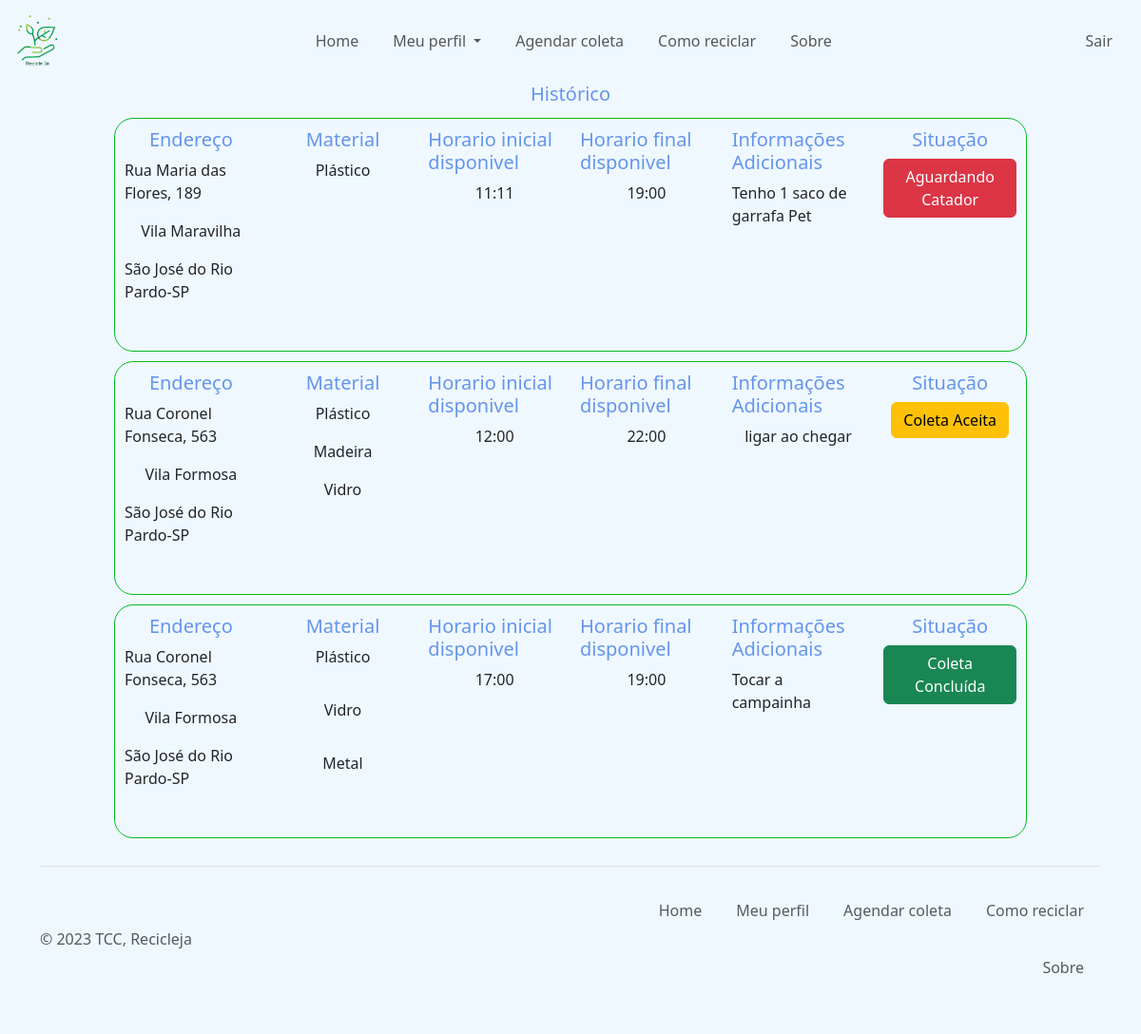
The page /tcc-usuario/historico.php (signed in) on the database its author committed.
### tables this page shows
CREATE TABLE IF NOT EXISTS `coleta` (
  `id_coleta` int NOT NULL AUTO_INCREMENT,
  `data_cadastro` date NOT NULL,
  `data_coleta` date DEFAULT NULL,
  `status` int DEFAULT '1',
  `id_cliente` int NOT NULL,
  `info_adicionais` varchar(500) NOT NULL,
  `hr_disp_inicial` varchar(30) NOT NULL,
  `id_catador` int DEFAULT NULL,
  `hr_disp_final` varchar(30) NOT NULL,
  `plastico` varchar(55) NOT NULL,
  `vidro` varchar(55) NOT NULL,
  `madeira` varchar(55) NOT NULL,
  `metal` varchar(55) NOT NULL,
  `papel` varchar(55) NOT NULL,
  `papelao` varchar(55) NOT NULL,
  `rua` varchar(55) NOT NULL,
  `numero` varchar(100) NOT NULL,
  `bairro` varchar(55) NOT NULL,
  `cidade` varchar(55) NOT NULL,
  `estado` varchar(55) NOT NULL,
  `referencia` varchar(55) NOT NULL,
  `nome` varchar(55) NOT NULL,
  `telefone` varchar(55) NOT NULL,
  PRIMARY KEY (`id_coleta`),
  KEY `fk_cliente_coleta` (`id_cliente`)
);

### conexao/conexao.php (called while the page is built)
<?php
class Conexao
{
    public static $instance;
    public static function getConexao()
    {
        if (!isset(self::$instance)) {
            self::$instance = new PDO('mysql:host=localhost;dbname=reciclagem', 'root', '', array(PDO::MYSQL_ATTR_INIT_COMMAND => "SET NAMES utf8"));
            self::$instance->setAttribute(PDO::ATTR_ERRMODE, PDO::ERRMODE_EXCEPTION);
            self::$instance->setAttribute(PDO::ATTR_ORACLE_NULLS, PDO::NULL_EMPTY_STRING);
        }
        return self::$instance;
    }
}

### dao/ColetaDAO.php (called while the page is built, shortened)
<?php
    Class ColetaDao{
        public function read(){
            try{
                $sql = "SELECT * FROM coleta  order by status asc";
                $result = Conexao::getConexao()->query($sql);
                $lista = $result->fetchALL(PDO::FETCH_ASSOC);
                $f_lista = array();
                foreach($lista as $l){
                    $f_lista[] = $this->listaColeta($l);
                }
                return $f_lista;
            }
            catch(Exception $e){
                print "Ocorreu um erro ao buscar todos os clientes <br>". $e ."<br>";
            }
        }
        private function listaColeta($row){
            $coleta = new Coleta();
            $coleta->setId_coleta($row['id_coleta']);
            $coleta->setData_cadastro($row['data_cadastro']);
            $coleta->setData_coleta($row['data_coleta']);
            $coleta->setStatus($row['status']);
            $coleta->setId_cliente($row['id_cliente']);
            $coleta->setInfo_adicionais($row['info_adicionais']);
            $coleta->setHr_disp_inicial($row['hr_disp_inicial']);
            $coleta->setHr_disp_final($row['hr_disp_final']);
            $coleta->setId_catador($row['id_catador']);
            $coleta->setPlastico($row['plastico']);
            $coleta->setPapel($row['papel']);
            $coleta->setPapelao($row['papelao']);
            $coleta->setMadeira($row['madeira']);
            $coleta->setVidro($row['vidro']);
            $coleta->setMetal($row['metal']);
            $coleta->setRua($row['rua']);
            $coleta->setNumero($row['numero']);
            $coleta->setBairro($row['bairro']);
            $coleta->setCidade($row['cidade']);
            $coleta->setEstado($row['estado']);
            $coleta->setReferencia($row['referencia']);
            $coleta->setNome($row['nome']);
            $coleta->setTelefone($row['telefone']);
            return $coleta;
        }
    }
?>

### model/Coleta.php (called while the page is built, shortened)
<?php
    class Coleta{
        private $status;
        private $info_adicionais;
        private $hr_disp_inicial;
        private $hr_disp_final;
        private $plastico;
        private $vidro;
        private $madeira;
        private $metal;
        private $rua;
        private $numero;
        private $bairro;
        private $cidade;
        private $estado;
        function getStatus(){
            return $this->status;
        }
        function getInfo_adicionais(){
            return $this->info_adicionais;
        }
        function getHr_disp_inicial(){
            return $this->hr_disp_inicial;
        }
        function getHr_disp_final(){
            return $this->hr_disp_final;
        }
        function getPlastico(){
            return $this->plastico;
        }
        function getVidro(){
            return $this->vidro;
        }
        function getMadeira(){
            return $this->madeira;
        }
        function getMetal(){
            return $this->metal;
        }
        function getRua(){
            return $this->rua;
        }
        function getNumero(){
            return $this->numero;
        }
        function getBairro(){
            return $this->bairro;
        }
        function getCidade(){
            return $this->cidade;
        }
        function getEstado(){
            return $this->estado;
        }
        function setStatus($status){
            $this->status = $status;
        }
        function setInfo_adicionais($info_adicionais){
            $this->info_adicionais = $info_adicionais;
        }
        function setHr_disp_inicial($hr_disp_inicial){
            $this->hr_disp_inicial = $hr_disp_inicial;
        }
        function setHr_disp_final($hr_disp_final){
            $this->hr_disp_final = $hr_disp_final;
        }
        function setPlastico($plastico){
            $this->plastico = $plastico;
        }
        function setVidro($vidro){
            $this->vidro = $vidro;
        }
        function setMadeira($madeira){
            $this->madeira = $madeira;
        }
        function setMetal($metal){
            $this->metal = $metal;
        }
        function setRua($rua){
            $this->rua = $rua;
        }
        function setNumero($numero){
            $this->numero = $numero;
        }
        function setBairro($bairro){
            $this->bairro = $bairro;
        }
        function setCidade($cidade){
            $this->cidade = $cidade;
        }
        function setEstado($estado){
            $this->estado = $estado;
        }
    }
?>

### tcc-usuario/historico.php (the view, shortened to what this page needs)
<?php
    include_once "../conexao/Conexao.php";
    include_once "../dao/ColetaDAO.php";
    include_once "../model/Coleta.php";
    $coletadao = new ColetaDao();
?>
<!DOCTYPE html>
<html lang="pt-br">
<head>
    <title>Histórico</title><link href="https://cdn.jsdelivr.net/npm/bootstrap@5.3.0/dist/css/bootstrap.min.css" rel="stylesheet">
    <link rel="stylesheet" href="../src/css/style.css">
  </head>
  <body class="corbody">
  <header>
    <div class="container-fluid cor-nav">
  <nav class="navbar navbar-expand-lg cor-nav">
      <a class="navbar-brand" href="../tcc-usuario/index.php">
        <img src="../src/imagens/logoatt.png" width="55px">
      </a>
      <div class="collapse navbar-collapse" id="navbarTogglerDemo02">
        <div class="d-flex mx-auto flex-column flex-lg-row align-items-center">
          <ul class="navbar-nav ">
            <li class="nav-item active">
              <a class="nav-link" href="../tcc-usuario/index.php">Home</a>
            </li>
            <li class="nav-item dropdown">
              <a class="nav-link dropdown-toggle" href="#" role="button" data-bs-toggle="dropdown" aria-expanded="false">
                Meu perfil
              </a>
            </li>
            <li class="nav-item">
              <a class="nav-link" href="../tcc-usuario/agendarcoleta.php">Agendar coleta</a>
            </li>
            <li class="nav-item">
              <a class="nav-link" href="../tcc-usuario/comoreciclar.php">Como reciclar</a>
            </li>
            <li class="nav-item">
              <a class="nav-link" href="../tcc-usuario/sobre.php">Sobre</a>
            </li>
          </ul>
        </div>
        <div class="d-flex flex-column flex-lg-row align-items-center">
            <ul class="navbar-nav  ">
              <li class="nav-item">
                <a class="nav-link" href="../sair.php">Sair</a>
              </li>
            </ul>
        </div>
      </div>
  </nav>
  </div>
</header>
<main>
  <h2>Histórico</h2>
  <?php foreach ($coletadao->read() as $coleta) : ?>
    <div class="bloco">
      <div class="conteudo endereco">
        <h2>Endereço</h2>
              <p><?= $coleta->getRua() ?>, <?= $coleta->getNumero() ?></p>
              <p><?= $coleta->getBairro() ?></p>
              <p><?= $coleta->getCidade() ?>-<?= $coleta->getEstado() ?></p>
      </div>
      <div class="conteudo material">
        <h2>Material</h2>
              <p><?= $coleta->getPlastico() ?></p>
              <p><?= $coleta->getMadeira() ?></p>
              <p><?= $coleta->getVidro() ?></p>
              <p><?= $coleta->getMetal() ?></p>
      </div>
      <div class="conteudo horario">
        <h2>Horario inicial disponivel</h2>
        <p><?= $coleta->getHr_disp_inicial()?></p>
      </div>
      <div class="conteudo horario">
        <h2>Horario final disponivel</h2>
        <p><?= $coleta->getHr_disp_final()?></p>
      </div>
      <div class="conteudo infoad">
      <h2>Informações Adicionais</h2>
      <p><?= $coleta->getInfo_adicionais()?></p>
    </div>
      <div class="conteudo acao">
        <h2>Situação</h2>
        <?php
          if(($coleta->getStatus()) == 1){ ?>
          <button type="button" class="btn btn-danger">Aguardando Catador</button>
        <?php
          }
            else if($coleta->getStatus() == 2){ ?>
              <button type="button" class="btn btn-warning">Coleta Aceita</button>
        <?php
            }
              else if($coleta->getStatus() == 3){ ?>
                <button type="button" class="btn btn-success">Coleta Concluída</button>
            <?php
               }
              else{ ?>
              <button type="button" class="btn btn-secondary">Coleta Recusada</button>
             <?php } ?>
      </div>
  </div>
  <?php endforeach ?>
</main>
      <div class="container">
  <footer class="d-flex flex-wrap justify-content-between align-items-center py-3 my-4 border-top">
    <p class="col-md-3 mb-0 text-body-secondary">&copy; 2023 TCC, Recicleja</p>
    <a href="/" class="col-md-3  d-flex align-items-center justify-content-center mb-3 mb-md-0 me-md-auto link-body-emphasis text-decoration-none">
      <svg class="bi me-2" width="40" height="32"><use xlink:href="#bootstrap"/></svg>
    </a>
    <ul class="nav col-md-6 justify-content-end">
      <li class="nav-item"><a href="../tcc-usuario/index.php" class="nav-link px-2 text-body-secondary">Home</a></li>
      <li class="nav-item"><a href="../tcc-usuario/dadospessoais.php" class="nav-link px-2 text-body-secondary">Meu perfil</a></li>
      <li class="nav-item"><a href="../tcc-usuario/agendarcoleta.php" class="nav-link px-2 text-body-secondary">Agendar coleta</a></li>
      <li class="nav-item"><a href="../tcc-usuario/comoreciclar.php" class="nav-link px-2 text-body-secondary">Como reciclar</a></li>
      <li class="nav-item"><a href="../tcc-usuario/sobre.php" class="nav-link px-2 text-body-secondary">Sobre</a></li>
    </ul>
  </footer>
</div>
  </body>
  </html>

### src/css/style.css (style rules this page uses)
* { margin: 0; padding: 0; box-sizing: border-box; }
.nav-item { padding: 10px; transform: 1s; }

### tcc-usuario/historico.php (style rules this page uses)
body { background-color: #E6EBF0; }
.corbody { background-color: #f0f8ff; }
.cor-nav { background-color: #f0f8ff; }
main { display: flex; width: 100vw; height: 100vh; flex-direction: column; align-items: center; }
.bloco { width: 80%; height: 300px; border: 1px solid #02ba26; border-radius: 20px; margin: 5px; display: flex; flex-direction: row; }
h2 { color: cornflowerblue; font-size: 20px; font-weight: strong; }
.conteudo { margin: 10px; width: 20%; display: flex; flex-direction: column; align-items: center; }

### rows shown on the page
coleta: rua "Rua Maria das Flores", numero "189", bairro "Vila Maravilha", cidade "São José do Rio Pardo", estado "SP", plastico "Plástico", hr_disp_inicial "11:11", hr_disp_final "19:00", info_adicionais "Tenho 1 saco de garrafa Pet", status "Aguardando Catador"
coleta: rua "Rua Coronel Fonseca", numero "563", bairro "Vila Formosa", cidade "São José do Rio Pardo", estado "SP", plastico "Plástico", madeira "Madeira", vidro "Vidro", hr_disp_inicial "12:00", hr_disp_final "22:00", info_adicionais "ligar ao chegar", status "Coleta Aceita"
coleta: rua "Rua Coronel Fonseca", numero "563", bairro "Vila Formosa", cidade "São José do Rio Pardo", estado "SP", plastico "Plástico", vidro "Vidro", metal "Metal", hr_disp_inicial "17:00", hr_disp_final "19:00", info_adicionais "Tocar a campainha", status "Coleta Concluída"
